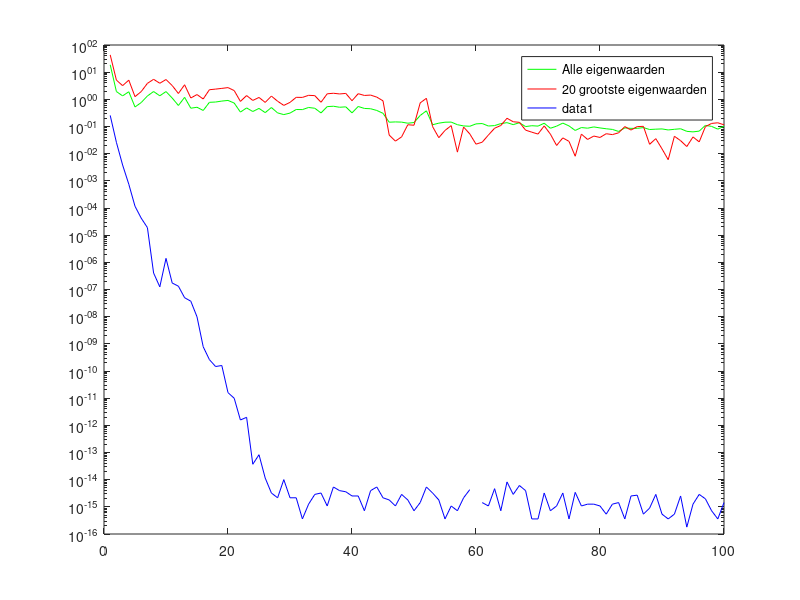

Source code (MATLAB): (Note: this script raises an error after producing the figure.)
% Dit bestand analyseert de convergentie van de arnoldi methode
clc;clear;close all
m =1000;
maxit = 100;

A = sprand(m,m,0.01);
condest(A);
Lambda = eigs(A,m);
b = rand(m,1);
res = rand(1,1);

Q(:,1) = b/norm(b);
for n=1:maxit
    n
  v = A*Q(:,n);
  for j = 1:n
    H(j,n) = Q(:,j)'*v;
    v = v - H(j,n)*Q(:,j);
  end
  H(n+1,n) = norm(v);
  if H(n+1,n) <= 0, 
      break;
  end
  Q(:,n+1) = v/H(n+1,n);
  %cond(H)
  ritz = eigs(H(1:size(H,1)-1,:),size(H,2));
  mins = [];
  mins20 = [];
  currentMin= 0;
  for i = 1:size(Lambda,1)
    if Lambda(i) ~= 0
    differences = abs(real(ritz)) - ones(size(ritz,1),1)*abs(real(Lambda(i)));
    currentMin = min(abs(differences))/abs(real(Lambda(i)));
    mins = [mins currentMin];
    end
    if i < 2
        res1(n) = sum(mins);
    end
    if i < 21
    mins20 = [mins20 currentMin];
    end
  end
  res(n) = mean(mins);
  res20(n) = mean(mins20);
      %res(n) = norm(abs(real(ritz(1:size(Lambda,1))))-abs(real(Lambda)))/norm(abs(real(Lambda)));
end;

mins
Lambda
res1
semilogy(res,'g')
hold on
semilogy(res20,'r');
Legend = legend( 'Alle eigenwaarden', '20 grootste eigenwaarden');
hold on
semilogy(res1,'b');

[H, Q] = arnoldi(A, b, maxit);
LambdaArnoldi = eigs(H(1:size(H,1)-1,:),size(H,2));
X = xlabel('Aantal iteratiestappen');
Y = ylabel('Gemiddelde fout');
title('Gemiddelde relatieve fout tussen eigenwaarde en dichtstbijzijnde ritz waarde')

